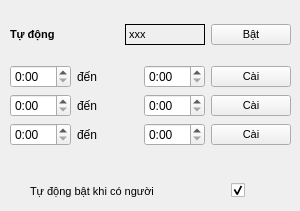
    <widget class="QWidget" name="tab_hanhLang">
     <attribute name="title">
      <string>Hành lang</string>
     </attribute>
     <widget class="QWidget" name="layoutWidget">
      <property name="geometry">
       <rect>
        <x>30</x>
        <y>180</y>
        <width>231</width>
        <height>22</height>
       </rect>
      </property>
      <layout class="QHBoxLayout" name="horizontalLayout_38">
       <item>
        <widget class="QLabel" name="label_hanhLangDetectText">
         <property name="maximumSize">
          <size>
           <width>16777215</width>
           <height>50</height>
          </size>
         </property>
         <property name="font">
          <font>
           <pointsize>8</pointsize>
          </font>
         </property>
         <property name="frameShape">
          <enum>QFrame::Shape::NoFrame</enum>
         </property>
         <property name="text">
          <string>Tự động bật khi có người</string>
         </property>
        </widget>
       </item>
       <item>
        <widget class="QCheckBox" name="checkBox_nhanDangNguoiHl">
         <property name="maximumSize">
          <size>
           <width>30</width>
           <height>16777215</height>
          </size>
         </property>
         <property name="text">
          <string/>
         </property>
         <property name="checked">
          <bool>true</bool>
         </property>
        </widget>
       </item>
      </layout>
     </widget>
     <widget class="QWidget" name="layoutWidget">
      <property name="geometry">
       <rect>
        <x>10</x>
        <y>10</y>
        <width>281</width>
        <height>151</height>
       </rect>
      </property>
      <layout class="QVBoxLayout" name="verticalLayout_9">
       <item>
        <layout class="QVBoxLayout" name="verticalLayout_6">
         <item>
          <layout class="QHBoxLayout" name="horizontalLayout_15">
           <item>
            <widget class="QLabel" name="label_lock_stt_text_21">
             <property name="font">
              <font>
               <pointsize>8</pointsize>
               <bold>true</bold>
              </font>
             </property>
             <property name="frameShape">
              <enum>QFrame::Shape::NoFrame</enum>
             </property>
             <property name="text">
              <string>Tự động</string>
             </property>
            </widget>
           </item>
           <item>
            <widget class="QLabel" name="label_autoHl">
             <property name="sizePolicy">
              <sizepolicy hsizetype="Minimum" vsizetype="Minimum">
               <horstretch>0</horstretch>
               <verstretch>0</verstretch>
              </sizepolicy>
             </property>
             <property name="maximumSize">
              <size>
               <width>80</width>
               <height>16777215</height>
              </size>
             </property>
             <property name="font">
              <font>
               <pointsize>8</pointsize>
              </font>
             </property>
             <property name="frameShape">
              <enum>QFrame::Shape::Box</enum>
             </property>
             <property name="text">
              <string>xxx</string>
             </property>
            </widget>
           </item>
           <item>
            <widget class="QPushButton" name="pushButton_autoHl">
             <property name="maximumSize">
              <size>
               <width>80</width>
               <height>16777215</height>
              </size>
             </property>
             <property name="font">
              <font>
               <pointsize>8</pointsize>
              </font>
             </property>
             <property name="text">
              <string>Bật</string>
             </property>
            </widget>
           </item>
          </layout>
         </item>
        </layout>
       </item>
       <item>
        <layout class="QVBoxLayout" name="verticalLayout_7">
         <item>
          <layout class="QHBoxLayout" name="horizontalLayout_7">
           <item>
            <widget class="QTimeEdit" name="timeEdit_Hl_1">
             <property name="currentSection">
              <enum>QDateTimeEdit::Section::HourSection</enum>
             </property>
             <property name="displayFormat">
              <string>h:mm</string>
             </property>
            </widget>
           </item>
           <item>
            <widget class="QLabel" name="label_2">
             <property name="text">
              <string>đến</string>
             </property>
            </widget>
           </item>
           <item>
            <widget class="QTimeEdit" name="timeEdit_Hl_11">
             <property name="currentSection">
              <enum>QDateTimeEdit::Section::HourSection</enum>
             </property>
             <property name="displayFormat">
              <string>h:mm</string>
             </property>
            </widget>
           </item>
           <item>
            <widget class="QPushButton" name="pushButton_timeHlConfig_1">
             <property name="maximumSize">
              <size>
               <width>80</width>
               <height>16777215</height>
              </size>
             </property>
             <property name="font">
              <font>
               <pointsize>8</pointsize>
              </font>
             </property>
             <property name="text">
              <string>Cài</string>
             </property>
            </widget>
           </item>
          </layout>
         </item>
         <item>
          <layout class="QHBoxLayout" name="horizontalLayout_21">
           <item>
            <widget class="QTimeEdit" name="timeEdit_Hl_2">
             <property name="currentSection">
              <enum>QDateTimeEdit::Section::HourSection</enum>
             </property>
             <property name="displayFormat">
              <string>h:mm</string>
             </property>
            </widget>
           </item>
           <item>
            <widget class="QLabel" name="label_3">
             <property name="text">
              <string>đến</string>
             </property>
            </widget>
           </item>
           <item>
            <widget class="QTimeEdit" name="timeEdit_Hl_22">
             <property name="currentSection">
              <enum>QDateTimeEdit::Section::HourSection</enum>
             </property>
             <property name="displayFormat">
              <string>h:mm</string>
             </property>
            </widget>
           </item>
           <item>
            <widget class="QPushButton" name="pushButton_timeHlConfig_2">
             <property name="maximumSize">
              <size>
               <width>80</width>
               <height>16777215</height>
              </size>
             </property>
             <property name="font">
              <font>
               <pointsize>8</pointsize>
              </font>
             </property>
             <property name="text">
              <string>Cài</string>
             </property>
            </widget>
           </item>
          </layout>
         </item>
         <item>
          <layout class="QHBoxLayout" name="horizontalLayout_22">
           <item>
            <widget class="QTimeEdit" name="timeEdit_Hl_3">
             <property name="currentSection">
              <enum>QDateTimeEdit::Section::HourSection</enum>
             </property>
             <property name="displayFormat">
              <string>h:mm</string>
             </property>
            </widget>
           </item>
           <item>
            <widget class="QLabel" name="label_4">
             <property name="text">
              <string>đến</string>
             </property>
            </widget>
           </item>
           <item>
            <widget class="QTimeEdit" name="timeEdit_Hl_33">
             <property name="currentSection">
              <enum>QDateTimeEdit::Section::HourSection</enum>
             </property>
             <property name="displayFormat">
              <string>h:mm</string>
             </property>
            </widget>
           </item>
           <item>
            <widget class="QPushButton" name="pushButton_timeHlConfig_3">
             <property name="maximumSize">
              <size>
               <width>80</width>
               <height>16777215</height>
              </size>
             </property>
             <property name="font">
              <font>
               <pointsize>8</pointsize>
              </font>
             </property>
             <property name="text">
              <string>Cài</string>
             </property>
            </widget>
           </item>
          </layout>
         </item>
        </layout>
       </item>
      </layout>
     </widget>
    </widget>
